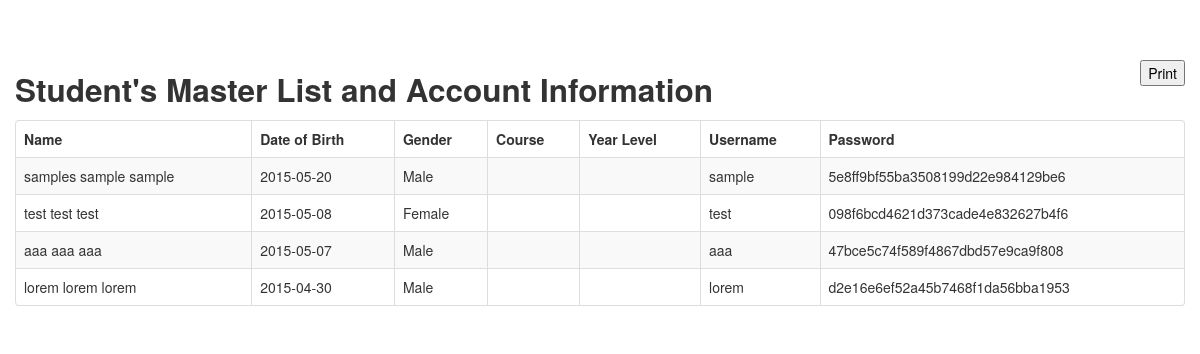
Page /admin/students/report.php on the committed database.
### tables this page shows
CREATE TABLE IF NOT EXISTS `tbl_user` (
  `user_Id` int(11) NOT NULL AUTO_INCREMENT,
  `fname` varchar(255) DEFAULT NULL,
  `mname` varchar(255) DEFAULT NULL,
  `lname` varchar(255) DEFAULT NULL,
  `dob` date DEFAULT NULL,
  `gender` varchar(255) DEFAULT NULL,
  `username` varchar(255) DEFAULT NULL,
  `password` varchar(255) DEFAULT NULL,
  PRIMARY KEY (`user_Id`)
);

### admin/students/report.php (the view, shortened to what this page needs)
<!DOCTYPE html>
<html>
<head>
	    <link href="../../bootstrap/css/bootstrap.min.css" rel="stylesheet" media="screen">
        <link href="../../bootstrap/css/bootstrap-responsive.min.css" rel="stylesheet" media="screen">
</head>
<body>
<div class="container" style="margin:5% auto;">
	 <button class='pull-right'onclick=window.print() id='print-button'>Print</button>
	 <h2>Student's Master List and Account Information</h2>
	  <table class="table table-striped table-bordered" id="example2">
                                        <thead>
                                        <tr>
                                            <th>Name</th>
                                            <th>Date of Birth</th>
                                            <th>Gender</th>
                                            <th>Course</th>
                                            <th>Year Level</th>
                                            <th>Username</th>
                                            <th>Password</th>
                                        </tr>
                                    </thead>
                                    <tbody>
                                      <?php
                                        $sql = "SELECT * FROM `tbl_user` ";
                                        $run = mysql_query($sql);
                                        while($row=mysql_fetch_array($run)){
                                            echo '<tr class="odd gradeX" id="rec">';?>
                                           <?php
                                            echo "<td>".$row['fname']." ".$row['mname']." ".$row['lname']."</td>";
                                            echo "<td>".$row['dob']."</td>";
                                            echo "<td>".$row['gender']."</td>";
                                            echo "<td>".$row['course']."</td>";
                                            echo "<td>".$row['yrlvl']."</td>";
                                            echo "<td>".$row['username']."</td>";
                                            echo "<td>".$row['password']."</td>";
                                            echo "</tr>";
                                        }
                                        ?>
                                    </tbody>
                                    </table>
</div>
</body>
</html>

### rows in the picture
tbl_user: fname "samples", mname "sample", lname "sample", dob "2015-05-20", gender "Male", username "sample", password "5e8ff9bf55ba3508199d22e984129be6"
tbl_user: fname "test", mname "test", lname "test", dob "2015-05-08", gender "Female", username "test", password "098f6bcd4621d373cade4e832627b4f6"
tbl_user: fname "aaa", mname "aaa", lname "aaa", dob "2015-05-07", gender "Male", username "aaa", password "47bce5c74f589f4867dbd57e9ca9f808"
tbl_user: fname "lorem", mname "lorem", lname "lorem", dob "2015-04-30", gender "Male", username "lorem", password "d2e16e6ef52a45b7468f1da56bba1953"
